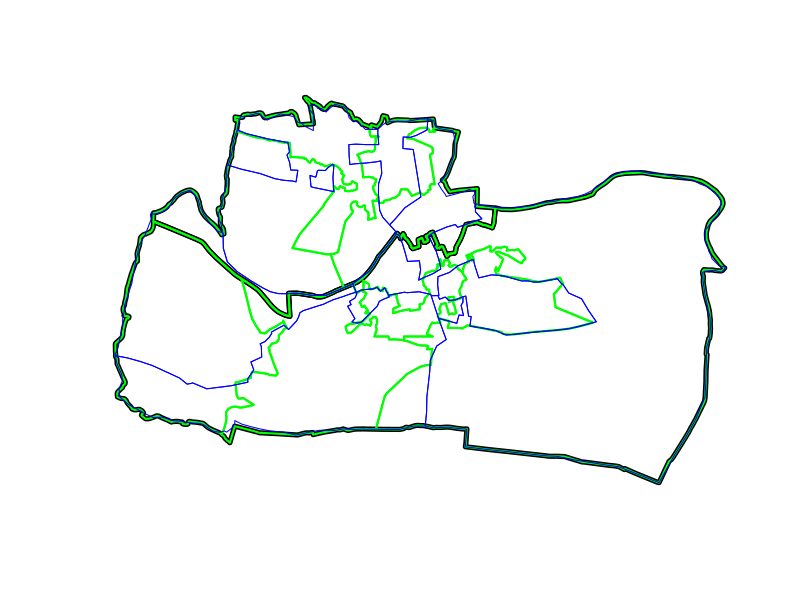

Write R code to recreate this figure.
library(spData)


### Name: congruent
### Title: Datasets to illustrate the concept of spatial congruence
### Aliases: congruent incongruent aggregating_zones
### Keywords: datasets sf

### ** Examples

if(requireNamespace("sf", quietly = TRUE)) {
  library(sf)
  plot(aggregating_zones$geometry, lwd = 5)
  plot(congruent$geometry, add = TRUE, border = "green", lwd = 2)
  plot(incongruent$geometry, add = TRUE, border = "blue", col = NA)
  rbind(congruent, incongruent)
}
# Code used to download the data:
## Not run: 
##D devtools::install_github("robinlovelace/ukboundaries")
##D library(sf)
##D library(tmap)
##D library(dplyr)
##D library(ukboundaries)
##D sel = grepl("003|004", msoa2011_lds$geo_label)
##D aggregating_zones = st_transform(msoa2011_lds[sel, ], 27700)
##D # find lsoas in the aggregating_zones
##D lsoa_touching = st_transform(lsoa2011_lds, 27700)[aggregating_zones, ]
##D lsoa_cents = st_centroid(lsoa_touching)
##D lsoa_cents = lsoa_cents[aggregating_zones, ]
##D sel = lsoa_touching$geo_code %in% lsoa_cents$geo_code
##D # same for ed zones
##D ed_touching = st_transform(ed1981, 27700)[aggregating_zones, ]
##D ed_cents = st_centroid(ed_touching)
##D ed_cents = ed_cents[aggregating_zones, ]
##D incongruent_agg_ed = ed_touching[ed_cents, ]
##D set.seed(2017)
##D incongruent_agg_ed$value = rnorm(nrow(incongruent_agg_ed), mean = 5)
##D congruent = aggregate(incongruent_agg_ed["value"], lsoa_touching[sel, ], mean)
##D congruent$level = "Congruent"
##D congruent = congruent[c("level", "value")]
##D incongruent_cents = st_centroid(incongruent_agg_ed)
##D aggregating_value = st_join(incongruent_cents, congruent)$value.y
##D incongruent_agg = aggregate(incongruent_agg_ed["value"], list(aggregating_value), FUN = mean)
##D incongruent_agg$level = "Incongruent"
##D incongruent = incongruent_agg[c("level", "value")]
##D summary(st_geometry_type(congruent))
##D summary(st_geometry_type(incongruent))
##D incongruent = st_cast(incongruent, "MULTIPOLYGON")
##D summary(st_geometry_type(incongruent))
##D summary(st_geometry_type(aggregating_zones))
##D devtools::use_data(congruent, overwrite = TRUE)
##D devtools::use_data(incongruent, overwrite = TRUE)
##D devtools::use_data(aggregating_zones, overwrite = TRUE)
## End(Not run)
